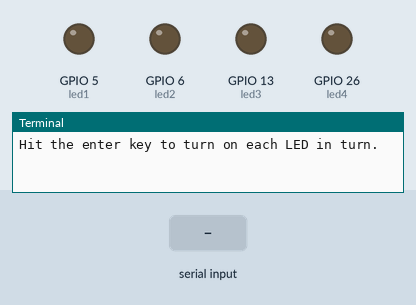
Simulated run of this program. Board: Raspberry Pi (BCM pin numbers). Shown: output pins drawn as LEDs (lit = HIGH), the last lines printed to the terminal. Inputs (shaded band) come from the test bench.

Above: at 1.2 s.
1.3 s: "1" typed at the terminal, then Enter
At 1.9 s:
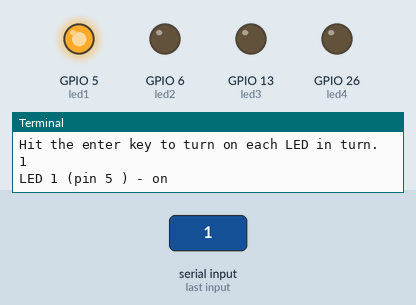
2.8 s: "0" typed at the terminal, then Enter
At 4.0 s:
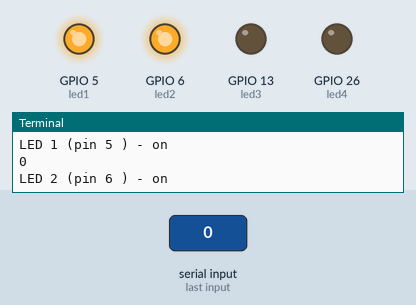
4.3 s: "2" typed at the terminal, then Enter
At 5.4 s:
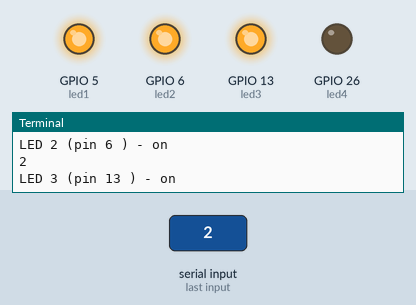
5.8 s: "1" typed at the terminal, then Enter
At 6.5 s:
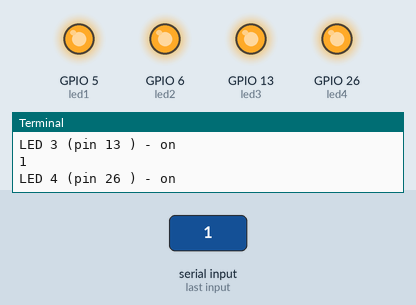
7.3 s: "0" typed at the terminal, then Enter
At 7.7 s:
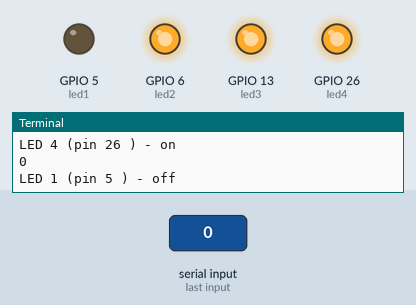
8.8 s: "2" typed at the terminal, then Enter
At 10.0 s:
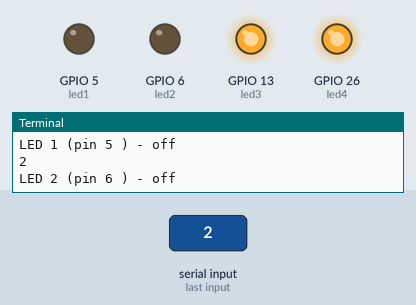
Timing chart, 0 to 11.3 s (numbered marks = the images above; inputs shaded):
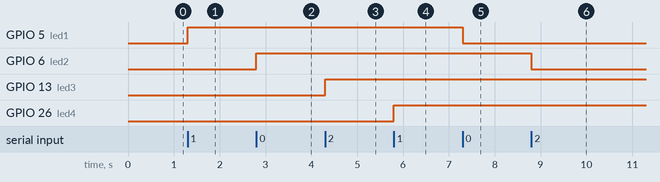

Measured:
- after the input at 1.3 s, GPIO 5 (led1): LOW → HIGH at once
- after the input at 2.8 s, GPIO 6 (led2): LOW → HIGH at once
- after the input at 4.3 s, GPIO 13 (led3): LOW → HIGH at once
- after the input at 5.8 s, GPIO 26 (led4): LOW → HIGH at once
- after the input at 7.3 s, GPIO 5 (led1): HIGH → LOW at once
- after the input at 8.8 s, GPIO 6 (led2): HIGH → LOW at once

The program:

led_class_test.py
```python
# Simple test script for the initial testing of the LED class and turning an LED on or off
# Bart Jacob
#
# This program assumes 4 LEDs are wired on the (BCM) pins defined below:

pin1 = 5        # BCM pin number
pin2 = 6
pin3 = 13
pin4 = 26

import RPi.GPIO as GPIO
import LED_class            # My class

GPIO.setmode(GPIO.BCM)      # Utilize BCM numbering
GPIO.setwarnings(True)      # See warnings of PINS are already in use
# Create LED objects for each LED

led1 = LED_class.LED(pin1)
led2 = LED_class.LED(pin2)
led3 = LED_class.LED(pin3)
led4 = LED_class.LED(pin4)

try:
    print("Hit the enter key to turn on each LED in turn.")
    # Turn on each of the four LEDs in turn
    input()         # Wait for user to hit the enter key
    led1.set_on()
    print("LED 1 (pin",led1.get_pin(),") - on",sep=' ',end="")
    input()         # Wait for user to hit the enter key
    led2.set_on()
    print("LED 2 (pin",led2.get_pin(),") - on",sep=' ',end="")
    input()         # Wait for user to hit the enter key
    led3.set_on()
    print("LED 3 (pin",led3.get_pin(),") - on",sep=' ',end="")
    input()         # Wait for user to hit the enter key
    led4.set_on()
    print("LED 4 (pin",led4.get_pin(),") - on",sep=' ',end="")
    # Turn off each of the four LEDs in turn
    input()         # Wait for user to hit the enter key
    led1.set_off()
    print("LED 1 (pin",led1.get_pin(),") - off",sep=' ',end="")
    input()         # Wait for user to hit the enter key
    led2.set_off()
    print("LED 2 (pin",led2.get_pin(),") - off",sep=' ',end="")
    input()         # Wait for user to hit the enter key
    led3.set_off()
    print("LED 3 (pin",led3.get_pin(),") - off",sep=' ',end="")
    input()         # Wait for user to hit the enter key
    led4.set_off()
    print("LED 4 (pin",led4.get_pin(),") - off",sep=' ',end="")

except KeyboardInterrupt:           # When Ctl-C ...break out of program
    print("\n\nProgram ending.")

finally:
    print("\n\nCleaning up GPIO and exiting.")
    GPIO.cleanup()                  # Reset GPIO
```

LED_class.py
```python
# Simple class for creating LED instances. The LEDs associated with these
# instances can be set_on or set_off.
# The constructor method takes a pin number as a parameter, identifying the pin that the
# LED is associated with.
# There is also a generic set method where
# the parameter can be True or False for turning the LED on or off.
# get_pin method returns the pin associated with the LED.

# Planned enhancements:
# 		- Add PWM capabilities and appropriate methods

import RPi.GPIO as GPIO			# Use RPi.GPIO module and reference as GPIO

class LED:                              # Define LED class
	def __init__(self,pin):         # Instance constructor, takes a PIN ID as a parameter
                                        # Assumes calling program has set GPIO mode (BOARD or BCM)
		self.__pin = pin                  # Store pin ID as hidden attribute
		GPIO.setup(self.__pin,GPIO.OUT)   # Set pin as output
		GPIO.output(self.__pin, False)    # Default...LED is off (PIN is low)

	def set_on(self):                       # set_on method - Sets pin high (Turns on LED)
		GPIO.output(self.__pin,True)

	def set_off(self):                      # set_off method - Sets pin low (Turns off LED)
		GPIO.output(self.__pin, False)

	def set(self,on_off):		# Pass boolean vaue to indicate whether to turn on (True) or off (False)
		GPIO.output(self.__pin,on_off)

	def get_pin(self):
                return (self.__pin)
# End of LED class
```
